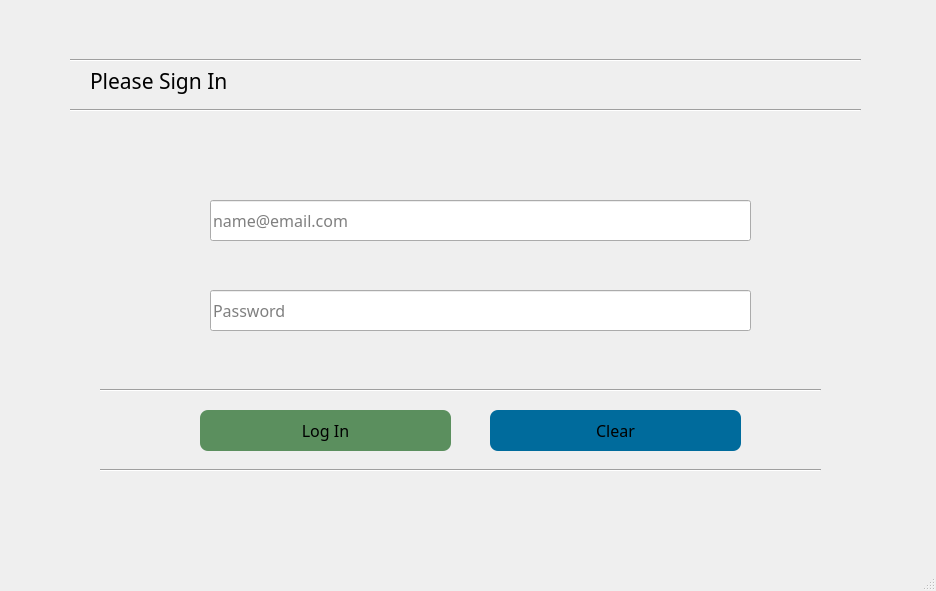
<?xml version="1.0" encoding="UTF-8"?>
<ui version="4.0">
 <class>MainWindow</class>
 <widget class="QMainWindow" name="MainWindow">
  <property name="geometry">
   <rect>
    <x>0</x>
    <y>0</y>
    <width>936</width>
    <height>591</height>
   </rect>
  </property>
  <property name="windowTitle">
   <string>MainWindow</string>
  </property>
  <widget class="QWidget" name="centralwidget">
   <widget class="QLineEdit" name="email">
    <property name="geometry">
     <rect>
      <x>210</x>
      <y>200</y>
      <width>541</width>
      <height>41</height>
     </rect>
    </property>
    <property name="font">
     <font>
      <family>Arial Rounded MT Bold</family>
      <pointsize>12</pointsize>
     </font>
    </property>
    <property name="placeholderText">
     <string>name@email.com</string>
    </property>
   </widget>
   <widget class="QLineEdit" name="password">
    <property name="geometry">
     <rect>
      <x>210</x>
      <y>290</y>
      <width>541</width>
      <height>41</height>
     </rect>
    </property>
    <property name="font">
     <font>
      <family>Arial Rounded MT Bold</family>
      <pointsize>12</pointsize>
     </font>
    </property>
    <property name="placeholderText">
     <string>Password</string>
    </property>
   </widget>
   <widget class="QPushButton" name="logButton">
    <property name="geometry">
     <rect>
      <x>200</x>
      <y>410</y>
      <width>251</width>
      <height>41</height>
     </rect>
    </property>
    <property name="font">
     <font>
      <family>Arial Rounded MT Bold</family>
      <pointsize>12</pointsize>
      <weight>50</weight>
      <bold>false</bold>
     </font>
    </property>
    <property name="styleSheet">
     <string notr="true">background-color: rgb(91, 143, 94);
border-radius:8px;
</string>
    </property>
    <property name="text">
     <string>Log In</string>
    </property>
   </widget>
   <widget class="Line" name="line_2">
    <property name="geometry">
     <rect>
      <x>100</x>
      <y>380</y>
      <width>721</width>
      <height>20</height>
     </rect>
    </property>
    <property name="orientation">
     <enum>Qt::Horizontal</enum>
    </property>
   </widget>
   <widget class="QPushButton" name="clearButton">
    <property name="geometry">
     <rect>
      <x>490</x>
      <y>410</y>
      <width>251</width>
      <height>41</height>
     </rect>
    </property>
    <property name="font">
     <font>
      <family>Arial Rounded MT Bold</family>
      <pointsize>12</pointsize>
      <weight>50</weight>
      <bold>false</bold>
     </font>
    </property>
    <property name="styleSheet">
     <string notr="true">background-color: rgb(0, 107, 156);
border-radius:8px;</string>
    </property>
    <property name="text">
     <string>Clear</string>
    </property>
   </widget>
   <widget class="QLabel" name="label">
    <property name="geometry">
     <rect>
      <x>90</x>
      <y>60</y>
      <width>221</width>
      <height>41</height>
     </rect>
    </property>
    <property name="font">
     <font>
      <family>Arial Rounded MT Bold</family>
      <pointsize>16</pointsize>
     </font>
    </property>
    <property name="text">
     <string>Please Sign In</string>
    </property>
   </widget>
   <widget class="Line" name="line_3">
    <property name="geometry">
     <rect>
      <x>70</x>
      <y>100</y>
      <width>791</width>
      <height>20</height>
     </rect>
    </property>
    <property name="orientation">
     <enum>Qt::Horizontal</enum>
    </property>
   </widget>
   <widget class="Line" name="line_4">
    <property name="geometry">
     <rect>
      <x>70</x>
      <y>50</y>
      <width>791</width>
      <height>20</height>
     </rect>
    </property>
    <property name="orientation">
     <enum>Qt::Horizontal</enum>
    </property>
   </widget>
   <widget class="Line" name="line_5">
    <property name="geometry">
     <rect>
      <x>100</x>
      <y>460</y>
      <width>721</width>
      <height>20</height>
     </rect>
    </property>
    <property name="orientation">
     <enum>Qt::Horizontal</enum>
    </property>
   </widget>
  </widget>
  <widget class="QMenuBar" name="menubar">
   <property name="geometry">
    <rect>
     <x>0</x>
     <y>0</y>
     <width>936</width>
     <height>26</height>
    </rect>
   </property>
  </widget>
  <widget class="QStatusBar" name="statusbar"/>
 </widget>
 <resources/>
 <connections/>
</ui>
